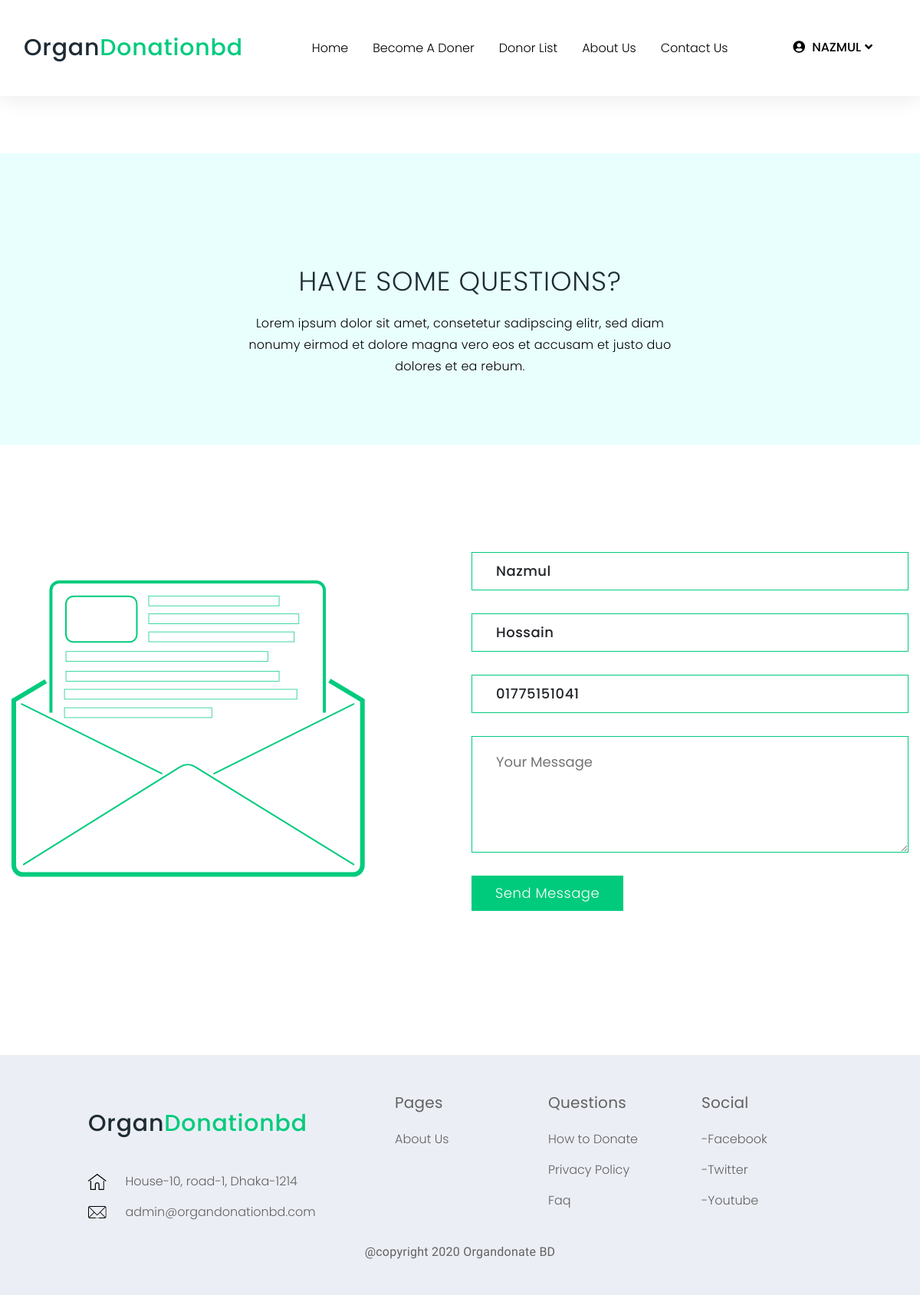
/contact.php (signed in), run on the app's committed database.
### tables this page shows
CREATE TABLE IF NOT EXISTS `signup_user` (
  `id` int(11) NOT NULL AUTO_INCREMENT,
  `firstname` varchar(50) NOT NULL,
  `lastname` varchar(50) NOT NULL,
  `phone` varchar(11) NOT NULL,
  `email` varchar(30) NOT NULL,
  `nid` varchar(255) NOT NULL,
  `pass` varchar(255) NOT NULL,
  `address` varchar(100) NOT NULL,
  `donate_user` varchar(30) DEFAULT NULL,
  `action` int(11) NOT NULL DEFAULT 0,
  PRIMARY KEY (`id`),
  UNIQUE KEY `email` (`email`)
);

### contact.php (the view, shortened to what this page needs)
    <?php
        include_once('header/header.php') ;
        $id = $_SESSION['user'] ?? 0;
        $query = "SELECT id,firstname, lastname, phone ,email, address FROM signup_user";
        $result = mysqli_query($connect, $query);
    ?>
    <main class="main-wrap">
        <section class="page-title-area text-center">
            <div class="container">
                <div class="row justify-content-center">
                    <div class="col-md-6 align-self-center">
                        <div class="bn-content-in">
                            <h1>HAVE SOME QUESTIONS?</h1>
                            <p>Lorem ipsum dolor sit amet, consetetur sadipscing elitr, sed diam nonumy eirmod  et dolore magna vero eos et accusam et justo duo dolores et ea rebum.</p>
                        </div>
                    </div>
                </div>
            </div>
        </section>
        <section class="contact-sec">
            <div class="container">
                <div class="row">
                    <div class="col-md-6 align-self-center">
                        <div class="thumb">
                            <img src="img/contact.png" alt="img"/>
                        </div>
                    </div>
                    <div class="col-md-6 align-self-center">
<?php
if($id):
while ($data = mysqli_fetch_assoc($result)) {
        $userid = $_SESSION['id'];
        if($userid == $data['id']){
?>
                    <div class="contact-form usercontact-form">
                        <div class="bn-content-in">
                            <form method="POST">
                                <input name="fname" value="<?php echo $data['firstname'];?>" readonly>
                                <input name="lname"  value="<?php echo $data['lastname'];?>"  readonly>
                                <input name="phone" value="<?php echo $data['phone'];?>" readonly>
                                <textarea rows="5" class="Umessages" placeholder="Your Message" name="messages" required></textarea>
                                <button type="submit" class="btn sendm" name="contact-form">Send Message</button>
                            </form>
                        </div>
                    </div>
<?php }
}
endif;
?>
                    </div>
                </div>
            </div>
        </section>
    </main>
    <?php include_once('header/footer.php') ;?>

### css/style.css (style rules this page uses)
html, body, div, span, applet, object, iframe, h1, h2, h3, h4, h5, h6, p, blockquote, pre, a, abbr, acronym, address, big, cite, code, del, dfn, em, img, ins, kbd, q, s, samp, small, strike, strong, sub, sup, tt, var, b, u, i, center, dl, dt, dd, ol, ul, li, fieldset, form, label, legend, table, caption, tbody, tfoot, thead, tr, th, td, article, aside, canvas, details, embed, figure, figcaption, footer, header, hgroup, menu, nav, output, ruby, section, summary, time, mark, audio, video { margin: 0; padding: 0; border: 0; font-size: 100%; font: inherit; vertical-align: baseline; }
article, aside, details, figcaption, figure, footer, header, hgroup, menu, nav, section { display: block; }
body { line-height: 1; }
body { font-family: 'Poppins', sans-serif; font-weight: 400; font-size: 14px; line-height: 26px; letter-spacing: 0; }
img { max-width: 100%; }
h1, h2, h3, h4, h5, h6 { font-family: 'Raleway', sans-serif; font-weight: 400; color: #1e2c34; margin: 0; padding: 0; }
@media (min-width: 1200px) { .container { max-width: 1200px; } }
h1 { font-family: 'Poppins', sans-serif; font-size: 65px; font-weight: 500; line-height: 85px; letter-spacing: 0.80px; }
p { font-size: 16px; line-height: 28px; letter-spacing: 0.25px; color: #000000; font-family: 'Raleway', sans-serif; font-weight: 400; }
.btn { background-color: #00CB7D; color: #ffffff; font-family: 'Poppins', sans-serif; font-size: 18px; line-height: 28px; font-weight: 300; letter-spacing: 0.50px; border-radius: 0; padding: 8px 30px; }
.main-wrap { margin-top: 75px; }
.bn-content-in h1 { padding-bottom: 20px; }
.bn-content-in p { font-weight: 200; font-family: 'Poppins', sans-serif; }
.bn-content-in form { padding-top: 35px; }
.bn-content-in form select, .bn-content-in form input { width: 100%; text-align: center; outline: 0; border: 1px solid #00CB7D; padding: 12px; font-family: 'Poppins', sans-serif; font-size: 18px; line-height: 27px; font-weight: 300; letter-spacing: 0.50px; max-width: 315px; }
.bn-content-in form .btn { margin-top: 50px; background-color: #00CB7D; color: #ffffff; font-family: 'Poppins', sans-serif; font-size: 18px; line-height: 28px; font-weight: 300; letter-spacing: 0.50px; border-radius: 0; padding: 8px 30px; }
h1 { font-size: 30px; }
.page-title-area { background: #E9FFFE; padding: 154px 0 88px; }
.page-title-area .bn-content-in h1 { font-size: 35px; font-weight: 300; line-height: inherit; margin-bottom: 8px; }
.page-title-area .bn-content-in p { font-size: 16px; font-weight: 300; }
.contact-sec { padding: 140px 0; }
.contact-form .bn-content-in form { padding-top: 0; }
.contact-form .bn-content-in textarea, .contact-form .bn-content-in input { text-align: left; height: 50px; padding: 0 31px; line-height: 50px; width: 100%; max-width: initial; font-size: 18px; margin-bottom: 30px; }
.contact-form .bn-content-in textarea { height: auto; border: 1px solid #00CB7D; outline: 0; padding-top: 20px; line-height: inherit; }
.contact-form .bn-content-in .btn { margin-top: -8px; box-shadow: none; }
.usercontact-form .bn-content-in input { color: #212529; font-weight: 500; }
.usercontact-form .bn-content-in input::placeholder { color: #9e9e9e; }

### data on the page
signup_user: fname "Nazmul", lname "Hossain", phone "01775151041"

### other printed values
$_SESSION['username'] "NAZMUL"
